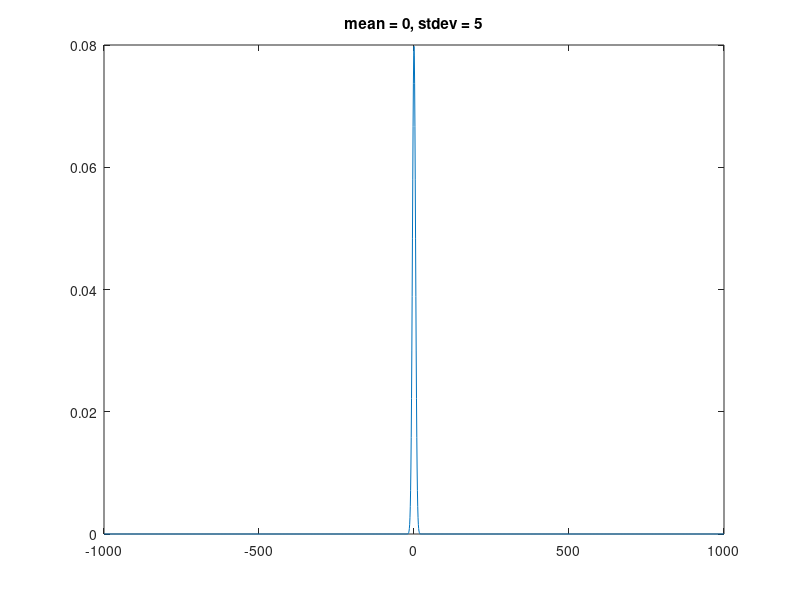
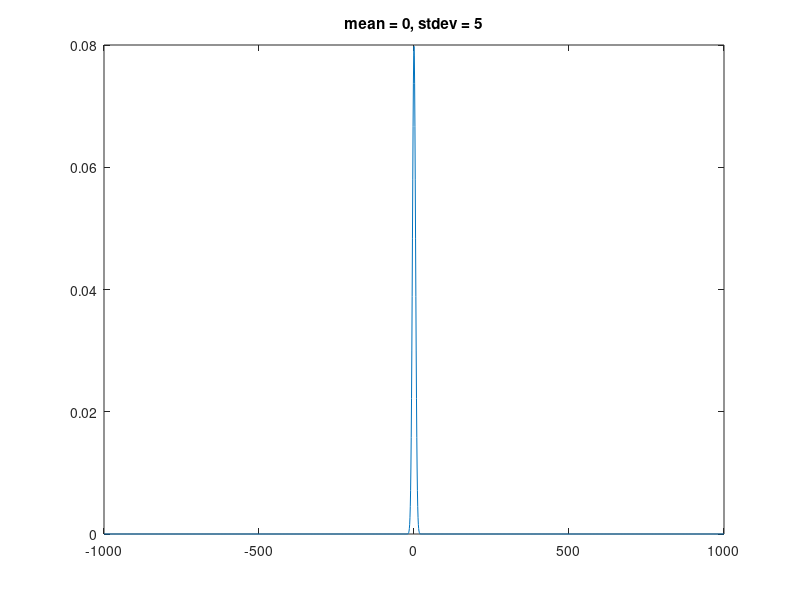
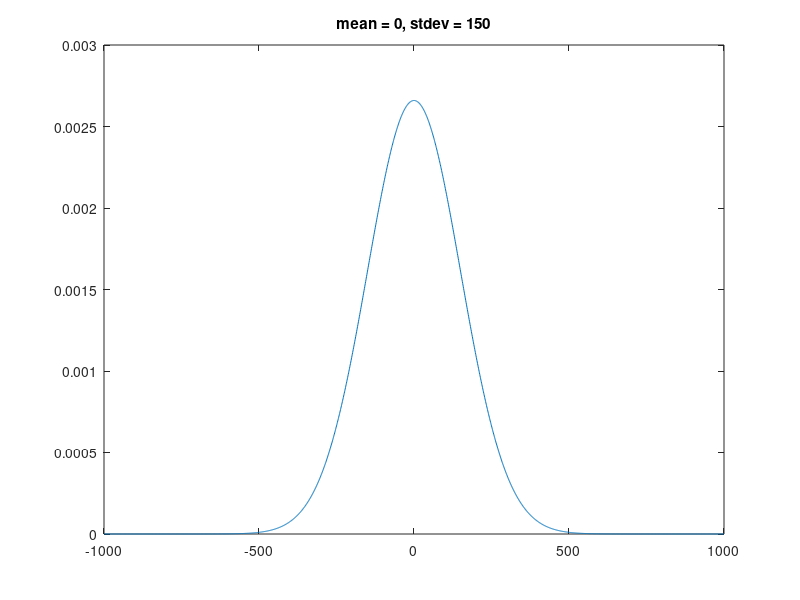
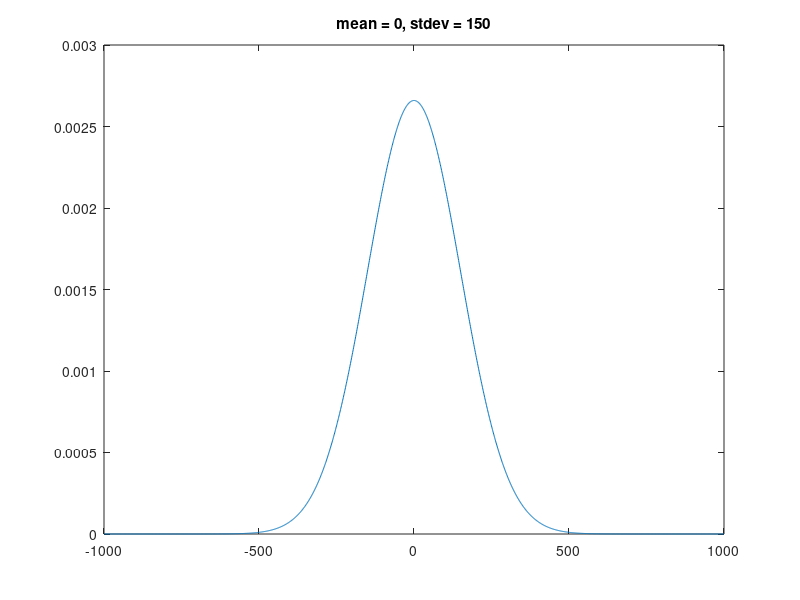

Source code (MATLAB) for these figures, in order:
% exportgraphics() requires R2020a or later

clear;
x = -1000:1:1000;
p1_a = figure('Visible', 'off');
plot(x, normpdf(x, 0, 5));
title('mean = 0, stdev = 5');
if isfile('p1_a.jpg')
    fprintf(2, 'Warning: p1_a.jpg exists, aborting.\n');
else
    exportgraphics(p1_a, 'p1_a.jpg', 'Resolution', 1200); 
end
if isfile('p1_a.pdf')
    fprintf(2, 'Warning: p1_a.pdf exists, aborting.\n');
else
    exportgraphics(p1_a, 'p1_a.pdf', 'ContentType', 'vector');
end

p1_b = figure('Visible', 'off');
plot(x, normpdf(x, 0, 150));
title('mean = 0, stdev = 150');
if isfile('p1_b.jpg')
    fprintf(2, 'Warning: p1_b.jpg exists, aborting.\n');
else
    exportgraphics(p1_b, 'p1_b.jpg', 'Resolution', 1200);
end
if isfile('p1_b.pdf')
    fprintf(2, 'Warning: p1_b.pdf exists, aborting.\n');
else
    exportgraphics(p1_b, 'p1_b.pdf', 'ContentType', 'vector');
end
